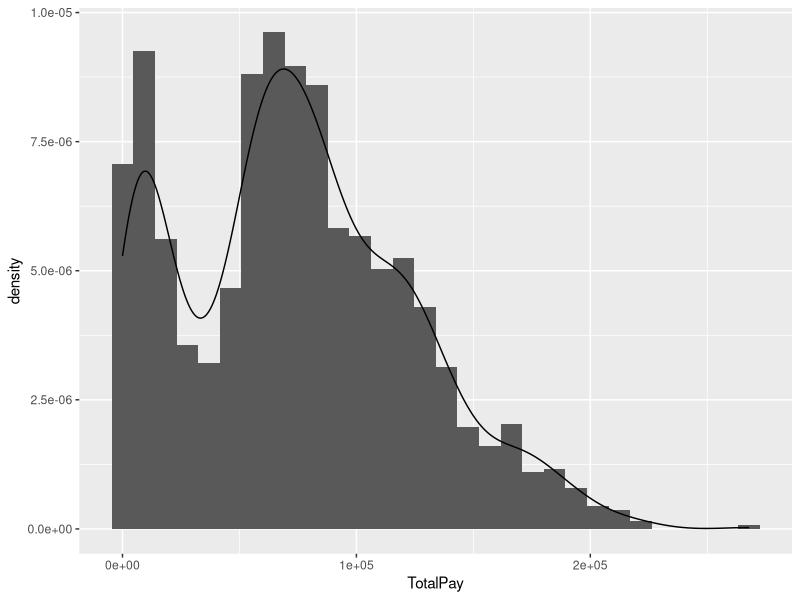
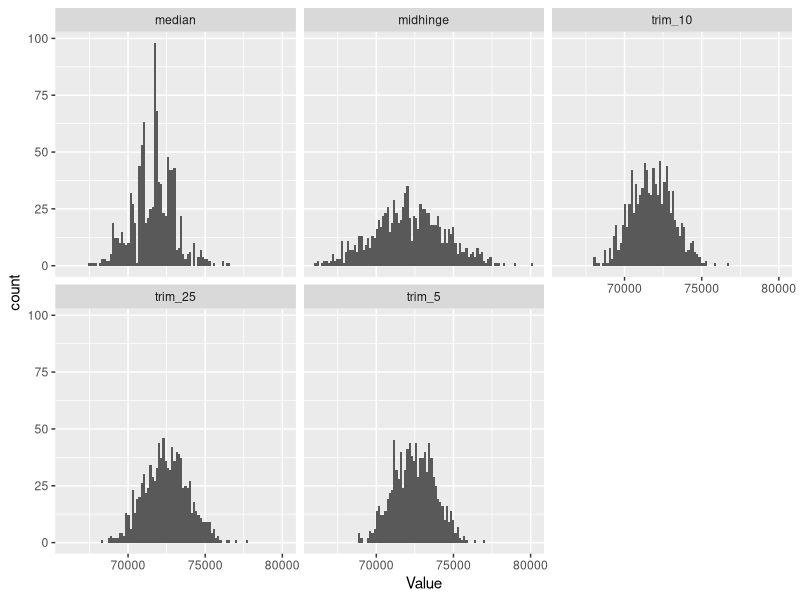
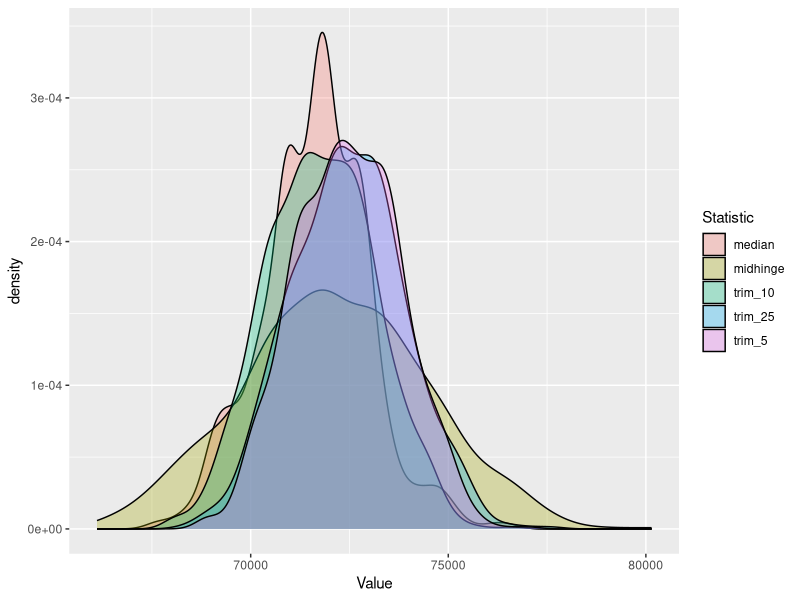

Reproduce these figures in R, in order.
## ---- chunk 1
knitr::opts_chunk$set(include = FALSE, eval = FALSE, echo = FALSE)
## ---- chunk 2

library(tidyverse)

SF_Salaries <- read_csv("./SF_Salaries_sub.csv", na = c("Not Provided", "Not provided", ""))


SF_Salaries %>%
    ggplot(aes(x = TotalPay, y = ..density..)) +
    geom_histogram() + geom_density()

## ---- chunk 3
t.test(SF_Salaries$TotalPay)
# (74511.52, 75025.13)
## ---- chunk 4
set.seed(123)

boots <- replicate(1000, sample(SF_Salaries$TotalPay, size = nrow(SF_Salaries), replace = T), simplify = FALSE)

means <- map_dbl(boots, mean)

quantile(means, probs = c(.025, .975))

## ---- chunk 5
midhinge <- function(data) {
    q1 <- quantile(data, probs = .25)
    q3 <- quantile(data, probs = .75)
    val <- (q1 + q3)/2
    return(val)
}

trimmed_mean <- function(data, trim) {
    
    t1 <- quantile(data, probs = trim)
    t3 <- quantile(data, probs = 1-trim)
    
    data <- data[data > t1 & data < t3]
  
    val <- mean(data)
    return(val)
}
## ---- chunk 6

my_stats <- data.frame(
  midhinge = map_dbl(boots, midhinge),
  trim_5 = map_dbl(boots, ~trimmed_mean(.x, 0.05)),
  trim_10 = map_dbl(boots, ~trimmed_mean(.x, 0.10)),
  trim_25 = map_dbl(boots, ~trimmed_mean(.x, 0.25)),
  median = map_dbl(boots, median)
  )


my_stats %>% gather(key = "Statistic", value = "Value") %>%
  ggplot(aes(x = Value)) + geom_histogram(bins = 100) + facet_wrap(~Statistic)

my_stats %>% gather(key = "Statistic", value = "Value") %>%
  ggplot(aes(x = Value, fill = Statistic)) + geom_density(alpha = 0.3)
                           

## ---- chunk 7
map(my_stats, ~quantile(.x, c(.025, .975)))


